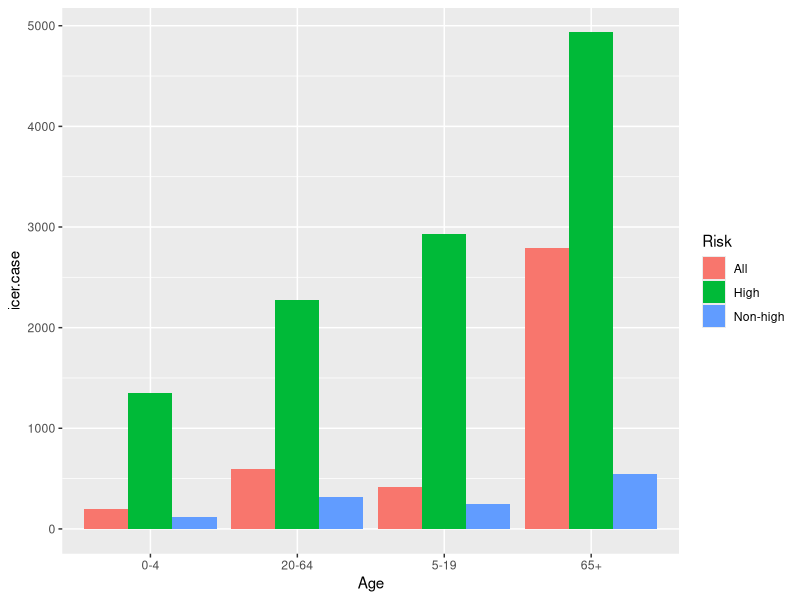
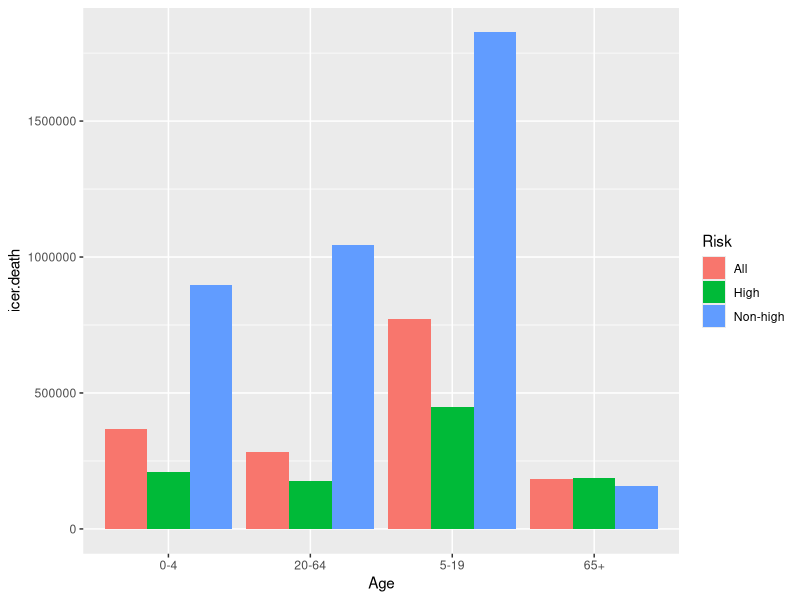
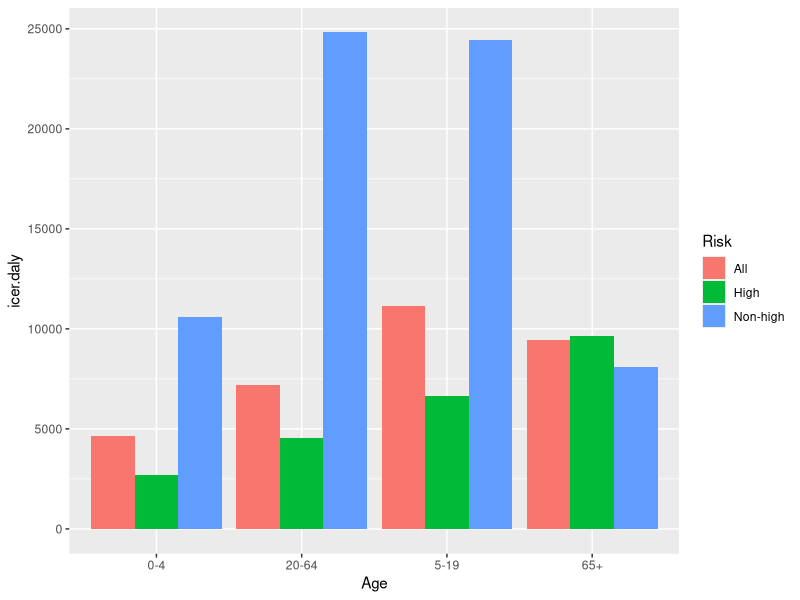
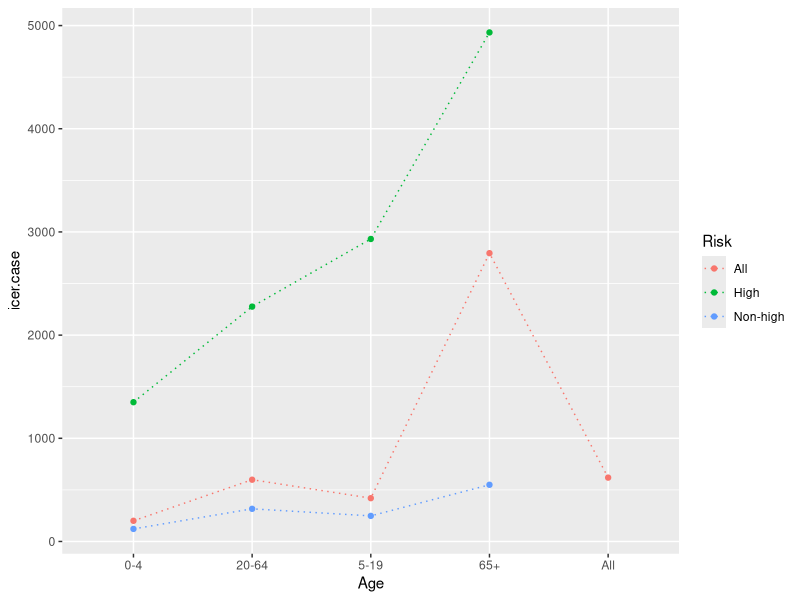
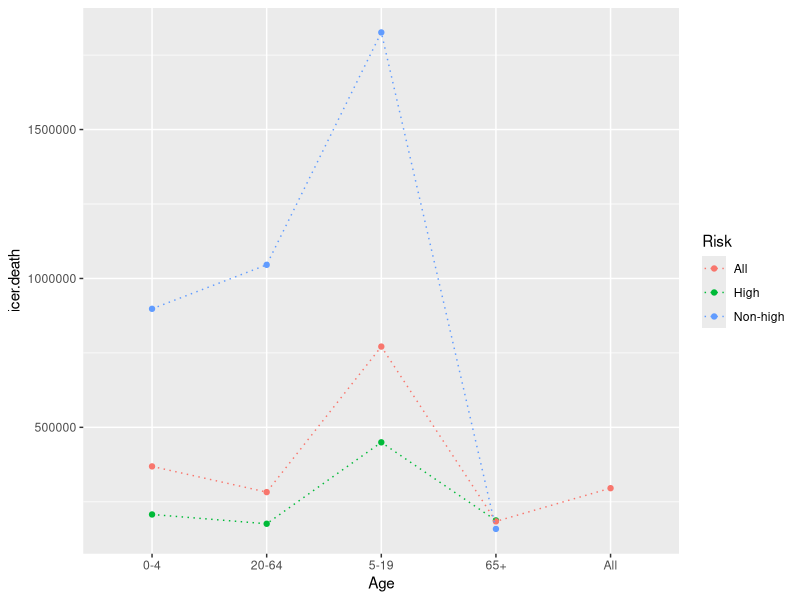
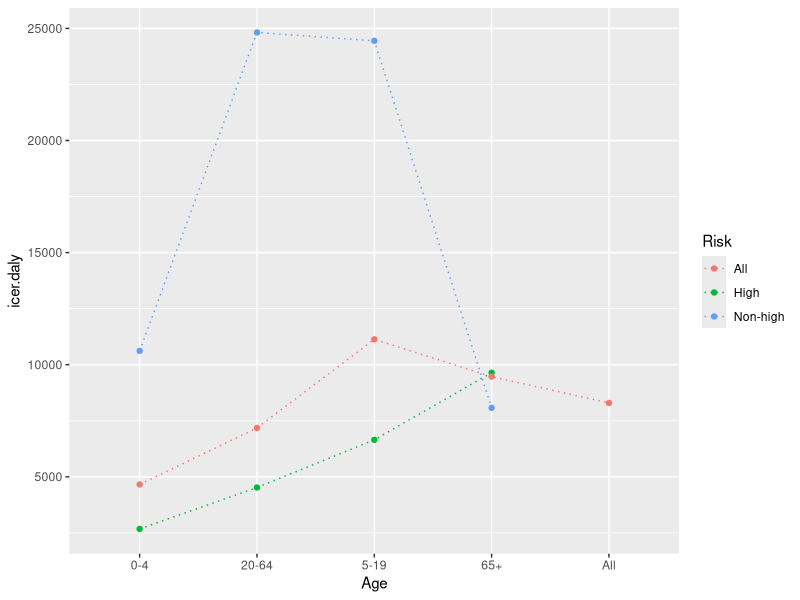
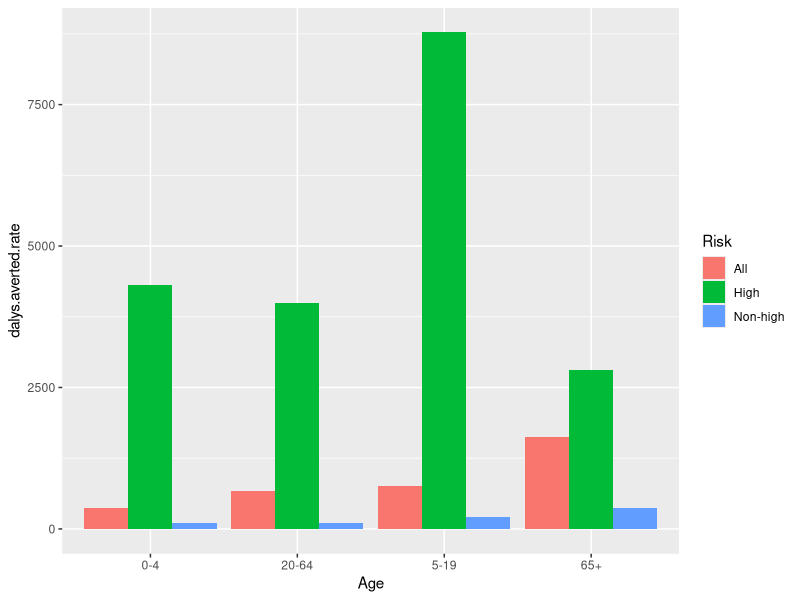
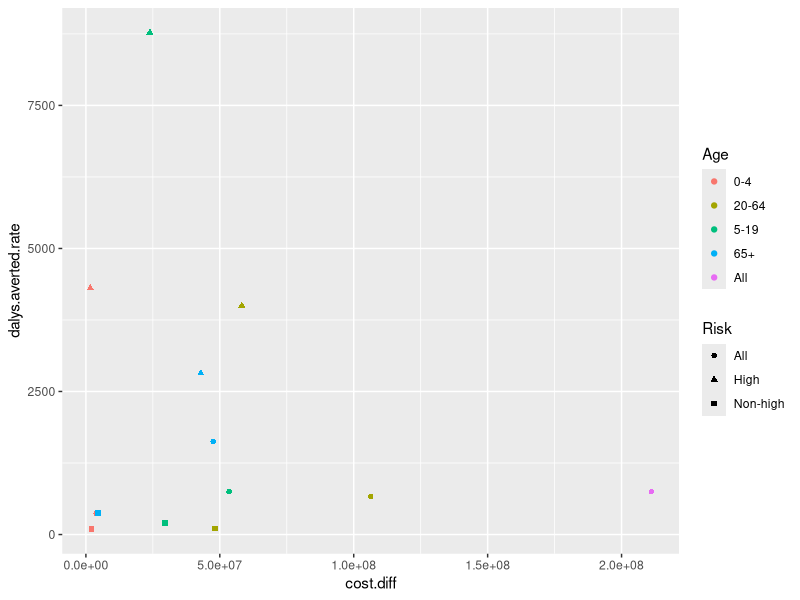

Reproduce these figures in R, in order.
rm(list = ls(all.names = TRUE))
library(ggplot2)
library(tidyr)

#points <- data.frame(label = c("Low", "Mid", "High"),
#                     lbound = c( 0, 0.67, 1.64),
#                     ubound = c(0.674, 1.64, 2.33))


df <- read.csv("df/icer-vaxbase-40.csv")
df1 <- df[1:12,]

# bar plot
ggplot(df1, aes(x = Age, y = icer.case, fill = Risk)) + geom_bar(stat = "identity", position = "dodge")
ggplot(df1, aes(x = Age, y = icer.death, fill = Risk)) + geom_bar(stat = "identity", position = "dodge")
ggplot(df1, aes(x = Age, y = icer.daly, fill = Risk)) + geom_bar(stat = "identity", position = "dodge")

# line plot
ggplot(df, aes(x = Age, y = icer.case, color = Risk, group = Risk)) + geom_point() + geom_line(linetype = "dotted")
ggplot(df, aes(x = Age, y = icer.death, color = Risk, group = Risk)) + geom_point() + geom_line(linetype = "dotted")
ggplot(df, aes(x = Age, y = icer.daly, color = Risk, group = Risk)) + geom_point() + geom_line(linetype = "dotted")


# violin plot


# dalys averted per 100K by age
ggplot(df1, aes(x = Age, y = dalys.averted.rate, fill = Risk)) + geom_bar(stat = "identity", position = "dodge")


# scatter plot: dalys averted per 100K by cost difference
ggplot(df, aes(x=cost.diff, y=dalys.averted.rate, shape = Risk, color = Age)) + geom_point()



